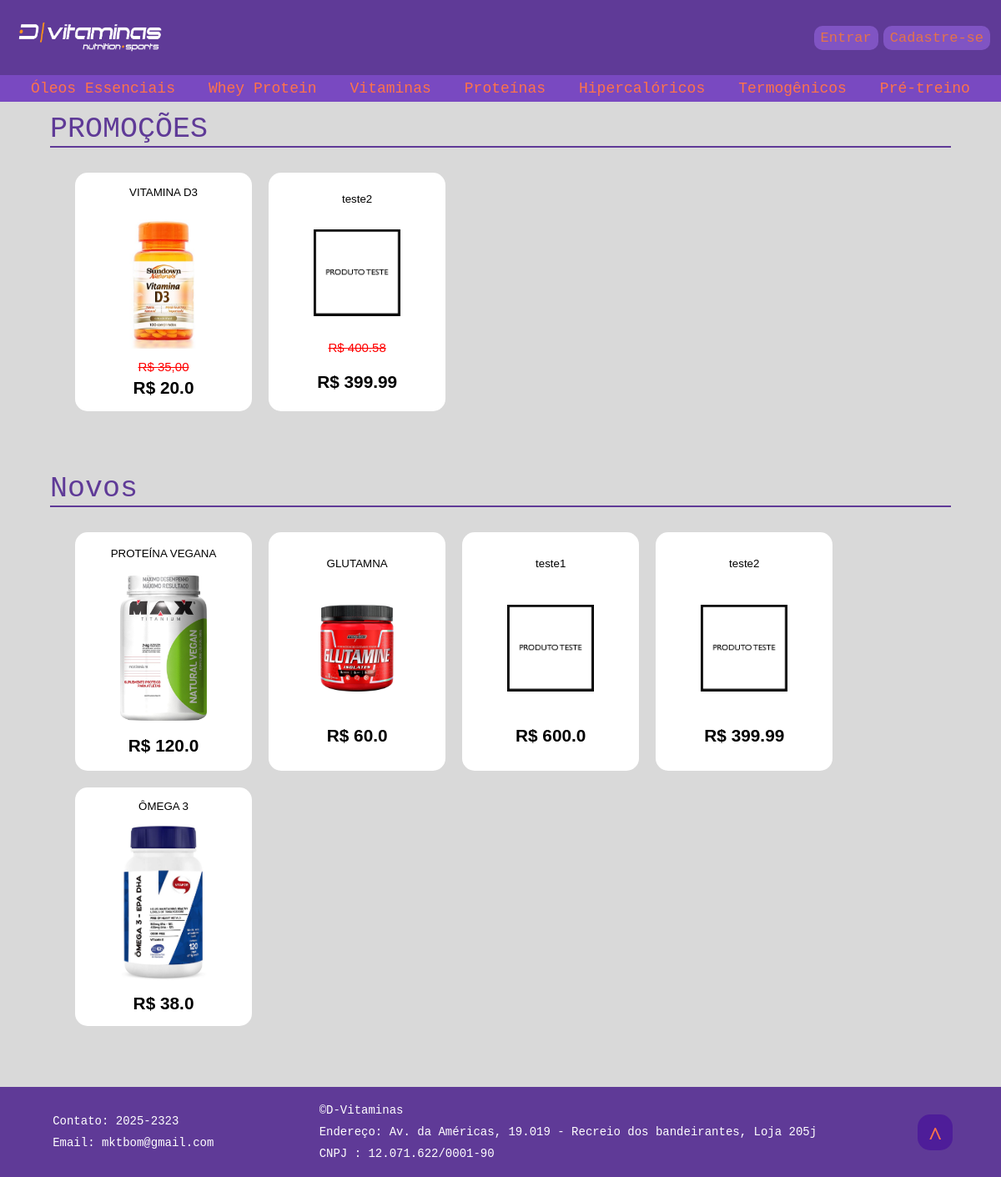
The page / on the database its author committed.
### tables this page shows
CREATE TABLE itens (codigo INTEGER UNIQUE, nome STRING NOT NULL UNIQUE, preco REAL NOT NULL, categoria STRING NOT NULL, imagem STRING, data INTEGER, id INTEGER NOT NULL, PRIMARY KEY (id));

### server.py (the view)
@app.route("/", methods=['GET', 'POST'])
def home():
    db = banco_de_dados()
    itens_novos = db.buscar_itens_novos()
    itens_promo = db.buscar_promos()
    for x in range(len(itens_promo)):
        itens_promo[x][4] = "static/imgprodutos/"+str(itens_promo[x][4])
    for x in range(len(itens_novos)):
        itens_novos[x] = [itens_novos[x][0], itens_novos[x][1], itens_novos[x][2], "static/imgprodutos/"+str(itens_novos[x][3])]
    return render_template('home.html', login=session.get('logado'), admin =session.get('admin'), novos_itens = itens_novos, promo_itens = itens_promo)

### functions.py (called while the page is built)
def arq_promocao(modo):
    return  open("promos.txt", str(modo))

def data_atual():
    i = str(datetime.datetime.now().strftime("%Y"))+str(datetime.datetime.now().strftime("%m"))+str(datetime.datetime.now().strftime("%d"))
    return i

    def __conectardb(self):
        return sqlite3.connect("%s\\db.db" % (os.getcwd()))

    def buscar_itens_novos(self):
        i = int(data_atual())-7
        db = self.__conectardb()
        cur = db.cursor()
        cur.execute("""SELECT codigo, nome, preco, imagem
        FROM itens
        WHERE data > %i
        ORDER BY data asc;
        """ % (i))
        itens = cur.fetchall()
        db.close()
        return itens

    def buscar_promos(self):
        try:
            arq = arq_promocao("r")
            itens = arq.readlines()
        except:
            arq = arq_promocao("w")
        arq.close()
        db = self.__conectardb()
        cur = db.cursor()
        for line in range(len(itens)):
            itens[line] = itens[line].strip("\n").split(":")
            cur.execute("""SELECT nome, preco, imagem FROM itens Where codigo = %i""" % (int(itens[line][0])))
            dblist = cur.fetchall()
            dblist = dblist[0]
            for x in dblist:
                itens[line].append(x)
        db.close()
        return itens

### templates/home.html (shortened to what this page needs)
<!DOCTYPE html5>
<html>
    <head>
        <link rel="stylesheet" type="text/css" href="{{ url_for('static', filename='charmezin.css')}}">
    </head>
        <body>
            <div class="cabecalho">
                    <div class="bar-box">
                            <a href="{{url_for('home')}}"><img id="img1" src="{{url_for('static', filename='logo.jpg')}}" title="Clique para ir à página inicial"></a>
                                <div class="headerbuttons">
                                    {% if login: %}
                                        {% if admin: %}
                                            <a href="{{url_for('editarCatalogo')}}"class="buttons" id="bt5">Editar Catálogo</a>
                                            <form class="buttons" action="/duvidas" method="POST">
                                                <button name="opcao" value="ler">Duvidas</button>
                                            </form>
                                        {% endif %}
                                        <a href="{{url_for('sair')}}" class="buttons" id='bt6'>Sair</a>
                                    {% else: %}
                                        <a href="{{url_for('logar')}}" class="buttons" id="bt2">Entrar</a>
                                        <a href="{{url_for('cadastrar')}}" class="buttons" id="bt1">Cadastre-se</a>
                                    {% endif %}
                                </div>
                    </div>
                    <div class="bar">
                        <form action="/categoria" method="POST">
                            <ul>
                                <li>
                                    <button class="botao-categorias" name="botao-categorias" type="submit" value="OLEOSESSENCIAIS">
                                    Óleos Essenciais</button>
                                </li>
                                <li><button class="botao-categorias" name="botao-categorias" type="submit" value="WHEYPROTEIN">Whey Protein</button></li>
                                <li><button class="botao-categorias" name="botao-categorias" type="submit" value="VITAMINAS">Vitaminas</button></li>
                                <li><button class="botao-categorias" name="botao-categorias" type="submit" value="PROTEINAS">Proteínas</button></li>
                                <li><button class="botao-categorias" name="botao-categorias" type="submit" value="HIPERCALORICOS">Hipercalóricos</button></li>
                                <li><button class="botao-categorias" name="botao-categorias" type="submit" value="TERMOGENICOS">Termogênicos</button></li>
                                <li><button class="botao-categorias" name="botao-categorias" type="submit" value="PRETREINOS">Pré-treino</button></li>
                            </ul>
                        </form>
                    </div>
            </div>
            <div class="painel-principal">
                <div class="promocoes">
                    <h1>PROMOÇÕES</h1>
                    <div class="itemsplano">
                        {% for x in promo_itens: %}
                        <div class="itemcard" title="Clique para ir à página do produto">
                                <form class='itemsform' action="/item" method='POST'>
                                    <button class='itemsbt' name='codigo' value='{{x[0]}}' type='submit'>
                                        <div class="nome">{{x[2]}}</div>
                                        <img src="{{x[4]}}" alt="">
                                        <div class="preco_antigo">R$ {{x[1]}}</div>
                                        <div class="preco">R$ {{x[3]}}</div>
                                    </button>
                                </form>
                            </div>
                        {% endfor %}
                    </div>
                </div>
                <div class="recentes">
                    <h1>Novos</h1>
                    <div class="itemsplano">
                    {% for x in novos_itens %}
                     <div class="itemcard" title="Clique para ir à página do produto">
                            <form class='itemsform' action="/item" method='POST'>
                                <button class='itemsbt' name='codigo' value='{{x[0]}}' type='submit'>
                                    <div class="nome">{{x[1]}}</div>
                                    <img src="{{x[3]}}" alt="">
                                    <div class="preco">R$ {{x[2]}}</div>
                                </button>
                            </form>
                        </div>
                    {% endfor %}
                    </div>
                </div>
            </div>
            <div id="rodape">
               <div class="esquerda">
                    <div class="contatorodape">Contato: 2025-2323</div>
                <div class="emailrodape">Email: mktbom@gmail.com</div>
               </div>
               <div class="meio">
                    <div class="nomerodape">&copy;D-Vitaminas</div>
                    <div class="enderecorodape">Endereço: Av. da Américas, 19.019 - Recreio dos bandeirantes, Loja 205j </div>
                    <div class="cnpjrodape" >CNPJ : 12.071.622/0001-90</div>
               </div>
               <div class="direita">
                   <div class="subir" onclick="window.scrollTo(0,0);">^</div>
               </div>
            </div>
        </body>
</html>

### static/charmezin.css (style rules this page uses)
body { font-family: monospace; margin:unset; top:0; left:0; width:100%; display:flex; justify-content:space-between; flex-direction:column; align-items:center; padding:unset; background-color: rgba(0, 0, 0, 0.15); }
.painel-principal { width:90%; }
.cabecalho { width:100%; }
.bar { display:flex; flex-direction:row; justify-content: space-between; align-items:center; margin:unset; width:100%; background-color:; }
.bar form { width:100%; }
.bar-box { display:flex; flex-direction:row; align-items:center; background: #5f3a97; height: fit-content; width: 100%; padding:10 0 10 0; justify-content:space-between; }
.headerbuttons { display:flex; flex-direction:row; justify-content:space-around; padding:0 10 0 0; }
.headerbuttons a, .headerbuttons form { margin:3; }
.buttons { margin:10; list-style-type:unset; font-size:17px; padding: 5px 8px 5px 8px; text-decoration:unset; font-family:monospace; font-weight:100; background-color: #ae78ff6b; border:unset; border-radius: 10px; }
.buttons { color:#e5734a; }
ul { display:flex; flex-direction:row; align-items:center; justify-content:center; list-style-type: none; margin: 0; padding: 0 0 0 0px; overflow: hidden; background-color: #7949c1; }
.bar li button { background-color: unset; border: unset; display: block; color: #ff734a; text-align: center; font-family:monospace; font-size:18; font-weight:100; padding: 6px 20px; text-decoration: none; }
#img1 { position:relative; margin:unset; z-index: 1; width:219px; height:70px; }
.painel-principal h1 { font-size:35; font-weight:100; color:#5f3a97; margin:0 0 0 0; text-transform:capitalize; }
.itemsplano { display:flex; flex-direction:row; flex-wrap: wrap; align-items:center; justify-content:left; margin-bottom:4%; border-top: 2px solid #5f3a97; padding: 20 20 20 20; height:fit-content; }
.itemcard { margin:10; display:flex; flex-direction:column; justify-content:center; align-items:center; width:fit-content; height:fit-content; border-radius:15px; background-color:white; }
.itemsbt { margin:3; padding:10px; z-index:1; display:flex; flex-direction:column; justify-content:space-around; align-items:center; border:transparent; background-color:unset; width:25.76vh; height:35vh; }
.itemsform { margin:unset; padding:unset; display:flex; flex-direction:column; justify-content:center; align-items:center; border:transparent; width:fit-content; height:fit-content; }
.itemcard .nome { text-align:center; width:fit-content; height:fit-content; }
.itemcard img { width:13vh; margin: 8 0 8 0; background-color:#ffffff; }
.itemcard .preco_antigo { width:fit-content; height:fit-content; color:red; font-size:15; text-decoration:line-through; }
.itemcard .preco { width:fit-content; height:fit-content; color:black; font-size:2.6vh; font-weight:600; }
#rodape { font-size:14px; color:white; padding:15 0 15 0; display:flex; flex-direction:row; justify-content:space-around; align-items:center; background: #5f3a97; width: inherit; }
#rodape .esquerda, #rodape .meio,#rodape .direita { display:flex; flex-direction:column; justify-content:center; align-items:left; }
.nomerodape, .enderecorodape, .cnpjrodape, .emailrodape, .contatorodape { margin:5; }
.subir { font-family:initial; color:#ff734a; font-size:30px; font-weight:900; padding:9 12 0 12px; border-radius:15px; background-color:#47109bad }

### rows shown on the page
itens: {{ x[0] }} 1001 (drawn), nome "VITAMINA D3", shows a picture, x "35,00", preco "20.0"
itens: {{ x[0] }} 1005 (drawn), nome "teste2", shows a picture, preco "400.58", preco "399.99", imagem (picture)
itens: {{ x[0] }} 3000 (drawn), nome "PROTEÍNA VEGANA", imagem (picture), preco "120.0"
itens: {{ x[0] }} 3007 (drawn), nome "GLUTAMNA", imagem (picture), preco "60.0"
itens: {{ x[0] }} 30012 (drawn), nome "teste1", imagem (picture), preco "600.0"
itens: {{ x[0] }} 4001 (drawn), nome "ÔMEGA 3", imagem (picture), preco "38.0"
